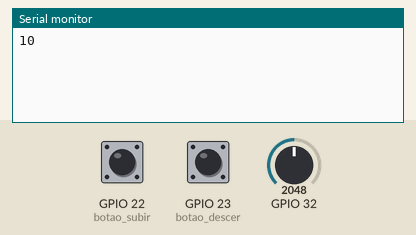
This sketch was run on a simulated ESP32. Shown: the last lines printed to the serial monitor. Inputs (shaded band) come from the test bench; at power-on: GPIO 22 (botao_subir) HIGH, GPIO 23 (botao_descer) HIGH, GPIO 32 = 2048.

Above: at 1.2 s.
1.3 s: GPIO 22 (botao_subir) pulled LOW for 0.15 s
At 1.8 s:
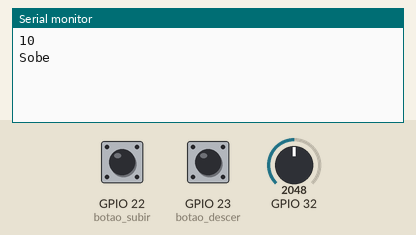
2.9 s: GPIO 23 (botao_descer) pulled LOW for 0.15 s
At 4.1 s:
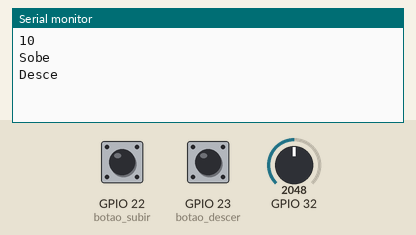
4.5 s: GPIO 32 set to 2866
At 5.4 s:
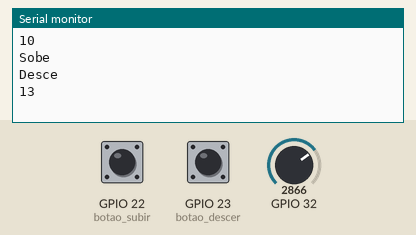
6.0 s: GPIO 32 set to 3603
At 6.6 s:
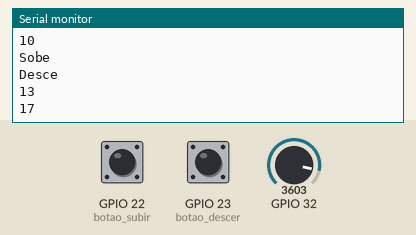

The sketch:

botaoSubirDescerPotenciometro.ino
```cpp
#define botao_subir 22
#define botao_descer 23
char checagem;
int botao1 = 0;
int botao2 = 0;
int potAnterior = 0;

void setup(){

  pinMode(botao_subir, INPUT_PULLUP);
  pinMode(botao_descer, INPUT_PULLUP);
  Serial.begin(9600);
  if (Serial.available ()){
    checagem = Serial.read();
  }
}

void loop(){
  //botões
  int delay_time = 50;
  if (digitalRead(botao_subir) == LOW && botao1 == 0){
    //Serial.println("Player 1: Subiu!");
    Serial.print("Sobe");
    Serial.print("\n");
    delay(delay_time);
    botao1 = 1;
  }
  if (digitalRead(botao_subir) == HIGH && botao1 == 1){
    botao1 = 0;
    delay(delay_time);
  }

  if (digitalRead(botao_descer) == LOW && botao2 == 0){
    //Serial.println("Player 1: Desceu!");
    Serial.print("Desce");
    Serial.print("\n");
    delay(delay_time);
    botao2 = 1;
  }

  if (digitalRead(botao_descer) == HIGH && botao2 == 1){
    botao2 = 0;
    delay(delay_time);
  }

  //potenciometro
  int potenciometro = analogRead(32);
  int potMap = map(potenciometro, 0, 4095, 0, 20);

  if (potMap != potAnterior){
      potAnterior = potMap;
      //Serial.print("2 ");
      Serial.print(potMap);
      Serial.print("\n");
  }
}
```

Measured:
- after the input at 1.3 s, the serial monitor: prints a new line at once (image 1)
- after the input at 2.9 s, the serial monitor: prints a new line at once (image 2)
- after the input at 4.5 s, the serial monitor: prints a new line at once (image 3)
- after the input at 6.0 s, the serial monitor: prints a new line at once (image 4)
